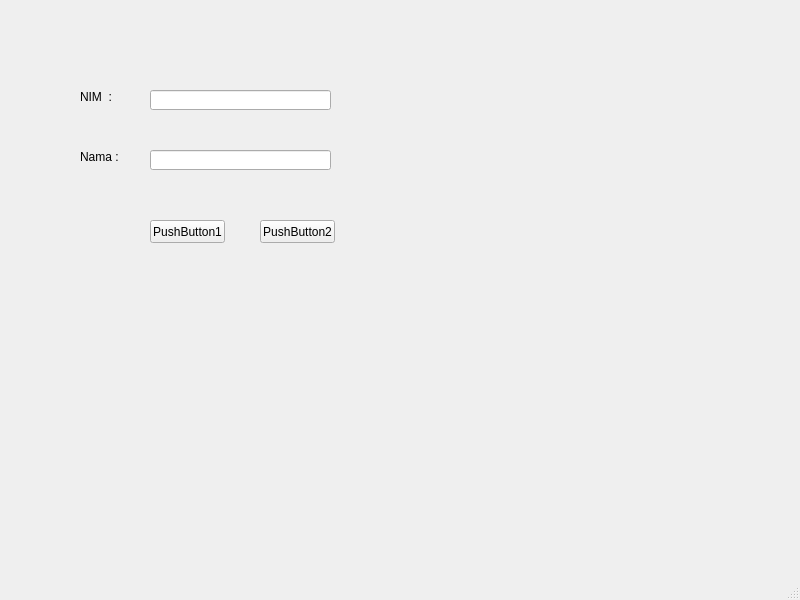
<?xml version="1.0" encoding="UTF-8"?>
<ui version="4.0">
 <class>MainWindow</class>
 <widget class="QMainWindow" name="MainWindow">
  <property name="geometry">
   <rect>
    <x>0</x>
    <y>0</y>
    <width>800</width>
    <height>600</height>
   </rect>
  </property>
  <property name="windowTitle">
   <string>MainWindow</string>
  </property>
  <widget class="QWidget" name="centralwidget">
   <widget class="QLabel" name="label">
    <property name="geometry">
     <rect>
      <x>80</x>
      <y>90</y>
      <width>47</width>
      <height>13</height>
     </rect>
    </property>
    <property name="text">
     <string>NIM  :</string>
    </property>
   </widget>
   <widget class="QLabel" name="label_2">
    <property name="geometry">
     <rect>
      <x>80</x>
      <y>150</y>
      <width>47</width>
      <height>13</height>
     </rect>
    </property>
    <property name="text">
     <string>Nama :</string>
    </property>
   </widget>
   <widget class="QLineEdit" name="lineEdit">
    <property name="geometry">
     <rect>
      <x>150</x>
      <y>90</y>
      <width>181</width>
      <height>20</height>
     </rect>
    </property>
   </widget>
   <widget class="QLineEdit" name="lineEdit_2">
    <property name="geometry">
     <rect>
      <x>150</x>
      <y>150</y>
      <width>181</width>
      <height>20</height>
     </rect>
    </property>
   </widget>
   <widget class="QPushButton" name="pushButton">
    <property name="geometry">
     <rect>
      <x>150</x>
      <y>220</y>
      <width>75</width>
      <height>23</height>
     </rect>
    </property>
    <property name="text">
     <string>PushButton1</string>
    </property>
   </widget>
   <widget class="QPushButton" name="pushButton_2">
    <property name="geometry">
     <rect>
      <x>260</x>
      <y>220</y>
      <width>75</width>
      <height>23</height>
     </rect>
    </property>
    <property name="text">
     <string>PushButton2</string>
    </property>
   </widget>
  </widget>
  <widget class="QMenuBar" name="menubar">
   <property name="geometry">
    <rect>
     <x>0</x>
     <y>0</y>
     <width>800</width>
     <height>21</height>
    </rect>
   </property>
  </widget>
  <widget class="QStatusBar" name="statusbar"/>
 </widget>
 <resources/>
 <connections/>
</ui>
